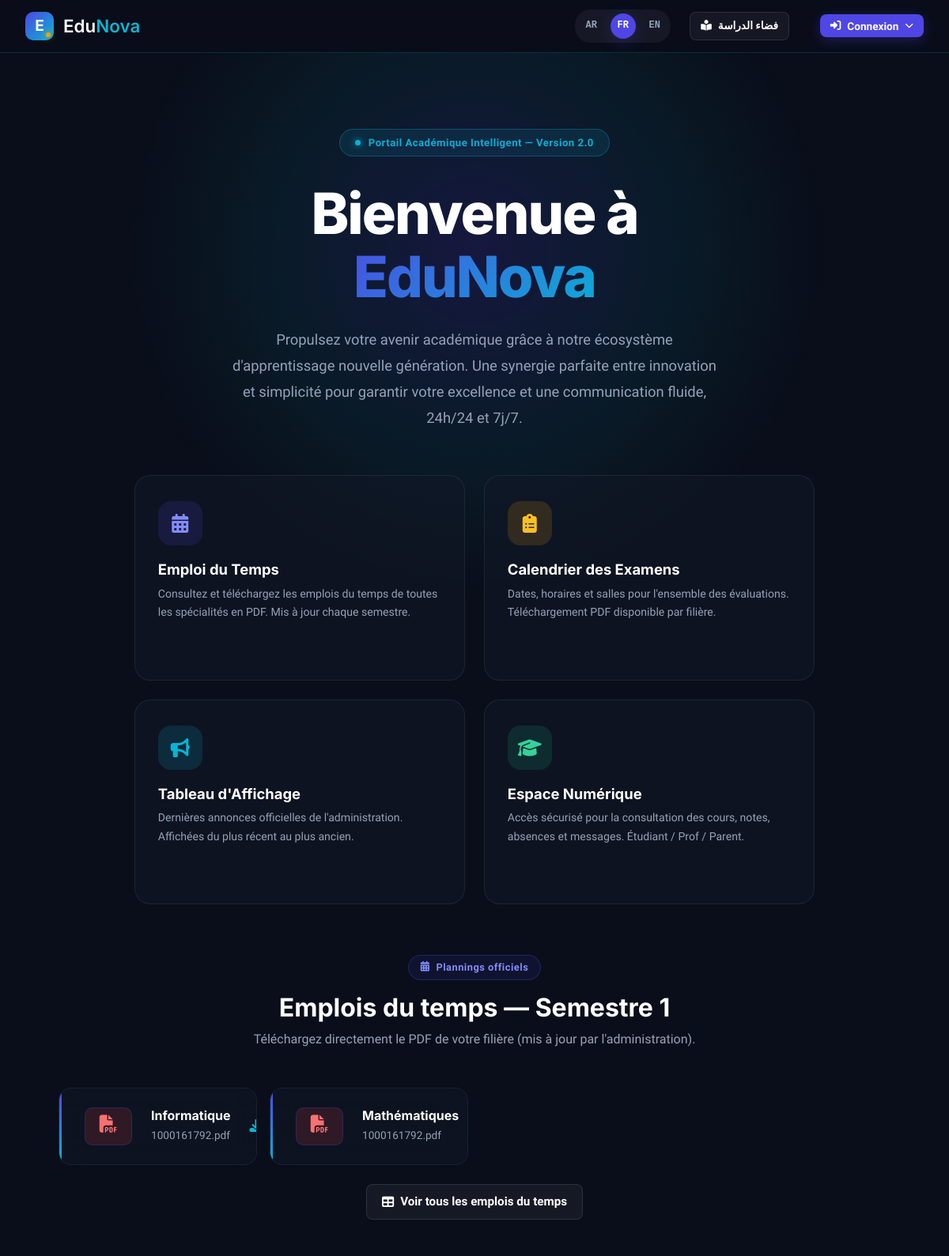
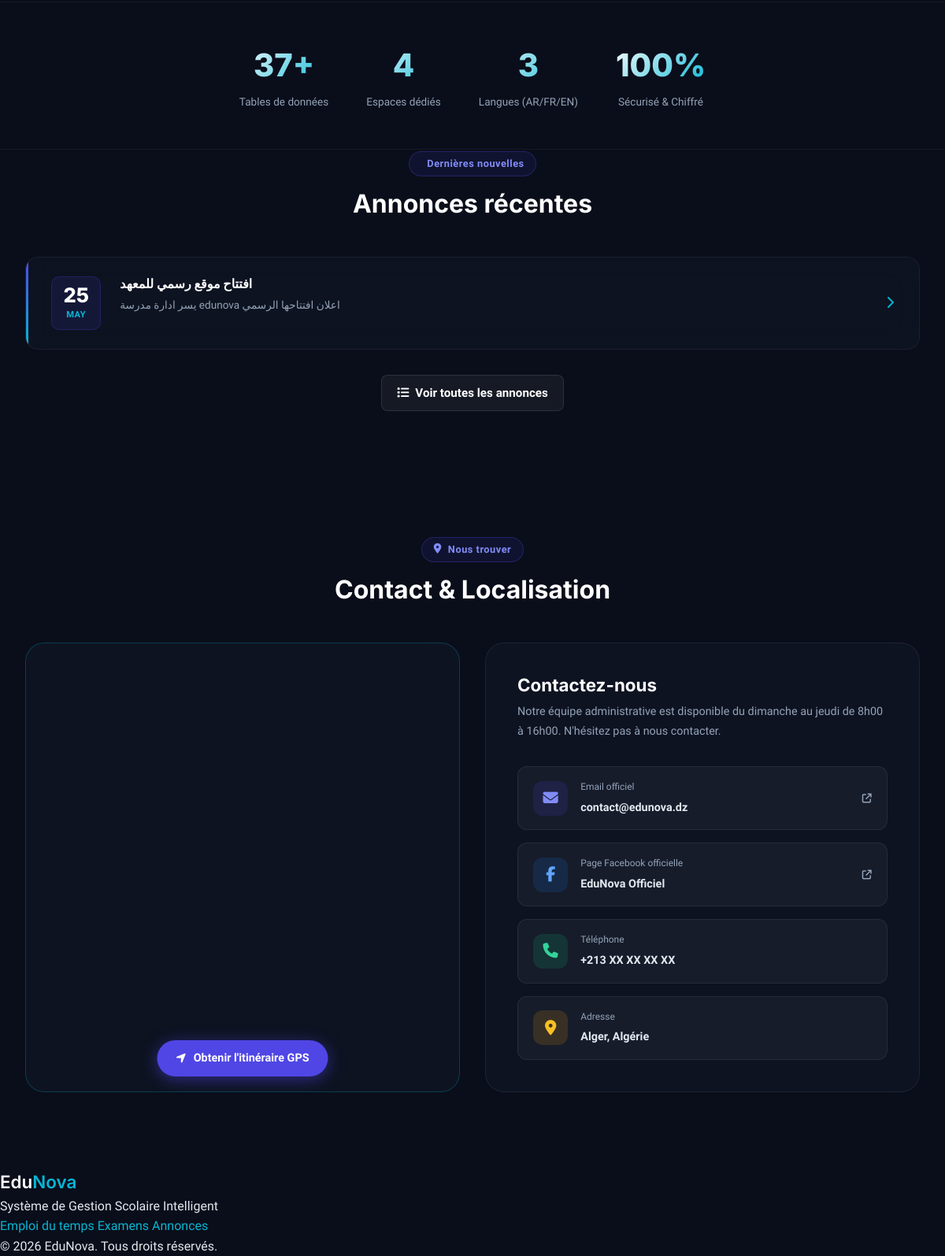
The page / on the database its author committed (2 pictures, top to bottom).
### gestion_scolaire_landshape/app/models/academic.py (models this page shows, shortened)
class Semestre(db.Model):
    __tablename__ = 'semestres'
    id                = db.Column(db.Integer,     primary_key=True, autoincrement=True)
    annee_scolaire_id = db.Column(db.Integer,     db.ForeignKey('annees_scolaires.id', ondelete='RESTRICT'), nullable=False)
    numero            = db.Column(db.SmallInteger, nullable=False)   # 1 ou 2
    date_debut        = db.Column(db.Date,         nullable=False)
    date_fin          = db.Column(db.Date,         nullable=False)
    est_actif         = db.Column(db.Boolean,      nullable=False,  default=False)
    notes_cloturees   = db.Column(db.Boolean,      nullable=False,  default=False)
    annee_scolaire      = db.relationship('AnneeScolaire',   back_populates='semestres')
    affectations        = db.relationship('AffectationEnseignement', back_populates='semestre', lazy='dynamic')
    resultats_semestre  = db.relationship('ResultatSemestre', back_populates='semestre', lazy='dynamic')
    calendrier_examens  = db.relationship('CalendrierExamen', back_populates='semestre', lazy='dynamic')
    emploi_du_temps     = db.relationship('EmploiDuTemps',    back_populates='semestre', lazy='dynamic')
    pdfs_emplois_temps  = db.relationship('PdfEmploiTemps',   back_populates='semestre', lazy='dynamic')
    __table_args__ = (
        db.UniqueConstraint('annee_scolaire_id', 'numero', name='uk_annee_sem'),
    )
    @property
    def label(self):
        return f'Semestre {self.numero}'

class Specialite(db.Model):
    __tablename__ = 'specialites'
    id          = db.Column(db.Integer,     primary_key=True, autoincrement=True)
    code        = db.Column(db.String(20),  nullable=False,   unique=True)
    nom         = db.Column(db.String(150), nullable=False)
    nom_ar      = db.Column(db.String(150), nullable=True)
    nom_en      = db.Column(db.String(150), nullable=True)
    description = db.Column(db.Text,        nullable=True)
    est_active  = db.Column(db.Boolean,     nullable=False,   default=True)
    created_at  = db.Column(db.DateTime,    default=lambda: datetime.now(timezone.utc))
    updated_at  = db.Column(db.DateTime,    default=lambda: datetime.now(timezone.utc),
                             onupdate=lambda: datetime.now(timezone.utc))
    sections            = db.relationship('Section',        back_populates='specialite',    lazy='dynamic')
    programmes          = db.relationship('Programme',      back_populates='specialite',    lazy='dynamic')
    pdfs_emplois_temps  = db.relationship('PdfEmploiTemps', back_populates='specialite',    lazy='dynamic')

### gestion_scolaire_landshape/app/models/planning.py (models this page shows, shortened)
class PdfEmploiTemps(db.Model):
    __tablename__ = 'pdfs_emplois_temps'
    id                = db.Column(db.Integer,     primary_key=True, autoincrement=True)
    specialite_id     = db.Column(db.Integer,     db.ForeignKey('specialites.id',      ondelete='CASCADE'), nullable=False)
    semestre_id       = db.Column(db.Integer,     db.ForeignKey('semestres.id',        ondelete='CASCADE'), nullable=False)
    type_pdf          = db.Column(db.Enum('hebdomadaire','examens'), nullable=False)
    fichier_url       = db.Column(db.String(500), nullable=False)
    nom_fichier       = db.Column(db.String(255), nullable=False)
    taille_fichier_ko = db.Column(db.Integer,     nullable=True)
    genere_par        = db.Column(db.Integer,     db.ForeignKey('administrateurs.id', ondelete='RESTRICT'), nullable=False)
    created_at        = db.Column(db.DateTime,    default=lambda: datetime.now(timezone.utc))
    updated_at        = db.Column(db.DateTime,    default=lambda: datetime.now(timezone.utc),
                                   onupdate=lambda: datetime.now(timezone.utc))
    specialite = db.relationship('Specialite', back_populates='pdfs_emplois_temps')
    semestre   = db.relationship('Semestre',   back_populates='pdfs_emplois_temps')
    admin      = db.relationship('Administrateur', foreign_keys=[genere_par])
    __table_args__ = (
        db.UniqueConstraint('specialite_id', 'semestre_id', 'type_pdf', name='uk_pdf_edt'),
    )

### gestion_scolaire_landshape/app/models/communication.py (models this page shows, shortened)
class Annonce(db.Model):
    __tablename__ = 'annonces'
    id               = db.Column(db.Integer,  primary_key=True, autoincrement=True)
    admin_id         = db.Column(db.Integer,  db.ForeignKey('administrateurs.id', ondelete='RESTRICT'), nullable=False)
    titre            = db.Column(db.String(255), nullable=False)
    contenu          = db.Column(db.Text,        nullable=False)
    public_cible     = db.Column(db.String(100), nullable=False, default='tous')
    est_publie       = db.Column(db.Boolean,     nullable=False, default=False)
    est_epinglee     = db.Column(db.Boolean,     nullable=False, default=False)
    date_publication = db.Column(db.DateTime,    nullable=True)
    date_expiration  = db.Column(db.DateTime,    nullable=True)
    created_at       = db.Column(db.DateTime,    default=lambda: datetime.now(timezone.utc))
    updated_at       = db.Column(db.DateTime,    default=lambda: datetime.now(timezone.utc),
                                  onupdate=lambda: datetime.now(timezone.utc))
    admin    = db.relationship('Administrateur', back_populates='annonces')
    fichiers = db.relationship('AnnonceFichier', back_populates='annonce',
                               lazy='dynamic', cascade='all, delete-orphan')

### gestion_scolaire_landshape/app/blueprints/public/routes.py (the view, shortened to what this page needs)
@public_bp.route('/')
def index():
    annonces = (Annonce.query
                .filter_by(est_publie=True)
                .order_by(Annonce.est_epinglee.desc(), Annonce.date_publication.desc())
                .limit(3).all())
    semestre_actif = Semestre.query.filter_by(est_actif=True).first()
    edt_pdfs = []
    if semestre_actif:
        edt_pdfs = (PdfEmploiTemps.query
                    .filter_by(semestre_id=semestre_actif.id, type_pdf='hebdomadaire')
                    .join(Specialite)
                    .order_by(Specialite.nom)
                    .all())
    return render_template('public/home.html',
                           annonces=annonces,
                           semestre_actif=semestre_actif,
                           edt_pdfs=edt_pdfs)

### gestion_scolaire_landshape/app/templates/public/home.html (shortened to what this page needs)
{% extends 'base.html' %}
{% block head %}
<link href="https://unpkg.com/aos@2.3.1/dist/aos.css" rel="stylesheet">
{% endblock %}
{% block content %}
<section class="home-hero">
  <div class="hero-eyebrow">
    <div class="eyebrow-dot"></div>
    Portail Académique Intelligent — Version 2.0
  </div>
  <h1 class="home-title">
    Bienvenue à
    <span class="line2">EduNova</span>
  </h1>
  <p class="home-subtitle">
    Propulsez votre avenir académique grâce à notre écosystème d'apprentissage nouvelle génération. Une synergie parfaite entre innovation et simplicité pour garantir votre excellence et une communication fluide, 24h/24 et 7j/7.
  </p>
  <div class="home-cards">
    <a href="{{ url_for('public.emploi_du_temps') }}" class="home-card">
      <div class="home-card-icon icon-blue">
        <i class="fa-solid fa-calendar-days"></i>
      </div>
      <h3>Emploi du Temps</h3>
      <p>Consultez et téléchargez les emplois du temps de toutes les spécialités en PDF. Mis à jour chaque semestre.</p>
    </a>
    <a href="{{ url_for('public.examens') }}" class="home-card">
      <div class="home-card-icon icon-amber">
        <i class="fa-solid fa-clipboard-list"></i>
      </div>
      <h3>Calendrier des Examens</h3>
      <p>Dates, horaires et salles pour l'ensemble des évaluations. Téléchargement PDF disponible par filière.</p>
    </a>
    <a href="{{ url_for('public.annonces') }}" class="home-card">
      <div class="home-card-icon icon-cyan">
        <i class="fa-solid fa-bullhorn"></i>
      </div>
      <h3>Tableau d'Affichage</h3>
      <p>Dernières annonces officielles de l'administration. Affichées du plus récent au plus ancien.</p>
    </a>
    <a href="{{ url_for('auth.login') }}" class="home-card">
      <div class="home-card-icon icon-green">
        <i class="fa-solid fa-graduation-cap"></i>
      </div>
      <h3>Espace Numérique</h3>
      <p>Accès sécurisé pour la consultation des cours, notes, absences et messages. Étudiant / Prof / Parent.</p>
    </a>
  </div>
</section>
{% if edt_pdfs %}
<section class="latest-annonces" data-aos="fade-up" style="max-width: 1100px; margin: 0 auto 3rem; padding: 0 1.5rem;">
  <div class="section-label">
    <div class="s-badge"><i class="fa-solid fa-calendar-days"></i> Plannings officiels</div>
    <h2>Emplois du temps{% if semestre_actif %} — {{ semestre_actif.label }}{% endif %}</h2>
    <p style="color: var(--text-muted); margin-top: 0.5rem;">Téléchargez directement le PDF de votre filière (mis à jour par l'administration).</p>
  </div>
  <div style="display: grid; grid-template-columns: repeat(auto-fill, minmax(240px, 1fr)); gap: 1rem; margin-bottom: 1.5rem;">
    {% for pdf in edt_pdfs %}
    <a href="{{ url_for('public.telecharger_edt', spe_id=pdf.specialite_id) }}{% if semestre_actif %}?sem_id={{ semestre_actif.id }}{% endif %}"
       class="annonce-preview" style="text-decoration: none; color: inherit; align-items: center;">
      <div class="annonce-date-badge" style="background: rgba(239,68,68,0.15); color: #f87171;">
        <i class="fa-solid fa-file-pdf" style="font-size: 1.4rem;"></i>
      </div>
      <div class="annonce-body" style="flex: 1;">
        <h4 style="margin: 0 0 0.25rem;">{{ pdf.specialite.nom }}</h4>
        <p style="margin: 0; font-size: 0.85rem;">{{ pdf.nom_fichier }}</p>
      </div>
      <span style="color: var(--c-nova-cyan); flex-shrink: 0;"><i class="fa-solid fa-download"></i></span>
    </a>
    {% endfor %}
  </div>
  <div style="text-align: center;">
    <a href="{{ url_for('public.emploi_du_temps') }}{% if semestre_actif %}?sem_id={{ semestre_actif.id }}{% endif %}" class="btn btn-glass">
      <i class="fa-solid fa-table"></i> Voir tous les emplois du temps
    </a>
  </div>
</section>
{% endif %}
<div class="stats-strip" data-aos="fade-up">
  <div class="stat-item">
    <div class="stat-num">37+</div>
    <div class="stat-label">Tables de données</div>
  </div>
  <div class="stat-item">
    <div class="stat-num">4</div>
    <div class="stat-label">Espaces dédiés</div>
  </div>
  <div class="stat-item">
    <div class="stat-num">3</div>
    <div class="stat-label">Langues (AR/FR/EN)</div>
  </div>
  <div class="stat-item">
    <div class="stat-num">100%</div>
    <div class="stat-label">Sécurisé & Chiffré</div>
  </div>
</div>
{% if annonces %}
<section class="latest-annonces" data-aos="fade-up">
  <div class="section-label">
    <div class="s-badge"> Dernières nouvelles</div>
    <h2>Annonces récentes</h2>
  </div>
  <div style="display: flex; flex-direction: column; gap: 1rem; margin-bottom: 2rem;">
    {% for annonce in annonces %}
    <div class="annonce-preview" data-aos="fade-left" data-aos-delay="{{ loop.index * 80 }}">
      <div class="annonce-date-badge">
        <span class="day">{{ annonce.date_publication.strftime('%d') }}</span>
        <span class="mon">{{ annonce.date_publication.strftime('%b') }}</span>
      </div>
      <div class="annonce-body" style="flex:1;">
        <h4>{{ annonce.titre }}</h4>
        <p>{{ annonce.contenu | striptags | truncate(150) }}</p>
      </div>
      <a href="{{ url_for('public.annonces') }}" style="color: var(--c-nova-cyan); flex-shrink:0; align-self:center;">
        <i class="fa-solid fa-chevron-right"></i>
      </a>
    </div>
    {% endfor %}
  </div>
  <div style="text-align:center;">
    <a href="{{ url_for('public.annonces') }}" class="btn btn-glass">
      <i class="fa-solid fa-list"></i> Voir toutes les annonces
    </a>
  </div>
</section>
{% endif %}
<section class="map-contact-section" data-aos="fade-up">
  <div class="section-label">
    <div class="s-badge"><i class="fa-solid fa-location-dot"></i> Nous trouver</div>
    <h2>Contact & Localisation</h2>
  </div>
  <div class="map-contact-grid">
    <div class="map-glass">
      <iframe
        src="https://maps.google.com/maps?q=36.742749,3.034926&hl=fr&z=17&output=embed"
        allowfullscreen=""
        loading="lazy"
>
      </iframe>
      <a href="https://maps.app.goo.gl/6jYLx4xHmarAmAmHA" target="_blank" class="map-gps-btn">
        <i class="fa-solid fa-location-arrow"></i> Obtenir l'itinéraire GPS
      </a>
    </div>
    <div class="contact-glass">
      <div>
        <h3>Contactez-nous</h3>
        <p>Notre équipe administrative est disponible du dimanche au jeudi de 8h00 à 16h00. N'hésitez pas à nous contacter.</p>
      </div>
      <div class="contact-links">
        <a href="mailto:contact@edunova.dz" class="contact-link-item">
          <div class="contact-icon-wrap ci-email">
            <i class="fa-solid fa-envelope"></i>
          </div>
          <div class="ci-text">
            <span>Email officiel</span>
            <span>contact@edunova.dz</span>
          </div>
          <i class="fa-solid fa-external-link fa-xs" style="margin-left:auto; color:var(--text-muted);"></i>
        </a>
        <a href="https://facebook.com/edunova" target="_blank" class="contact-link-item">
          <div class="contact-icon-wrap ci-fb">
            <i class="fa-brands fa-facebook-f"></i>
          </div>
          <div class="ci-text">
            <span>Page Facebook officielle</span>
            <span>EduNova Officiel</span>
          </div>
          <i class="fa-solid fa-external-link fa-xs" style="margin-left:auto; color:var(--text-muted);"></i>
        </a>
        <div class="contact-link-item" style="cursor:default;">
          <div class="contact-icon-wrap ci-phone">
            <i class="fa-solid fa-phone"></i>
          </div>
          <div class="ci-text">
            <span>Téléphone</span>
            <span>+213 XX XX XX XX</span>
          </div>
        </div>
        <div class="contact-link-item" style="cursor:default;">
          <div class="contact-icon-wrap" style="background:rgba(245,158,11,0.15); color:#fbbf24;">
            <i class="fa-solid fa-map-marker-alt"></i>
          </div>
          <div class="ci-text">
            <span>Adresse</span>
            <span>Alger, Algérie</span>
          </div>
        </div>
      </div>
    </div>
  </div>
</section>
{% endblock %}

### gestion_scolaire_landshape/app/static/css/edunova.css (style rules this page uses)
:root { --bg-deep-void: #0a0e1a; --bg-midnight-slate: #111827; --bg-card-glass: rgba(17, 24, 39, 0.65); --c-aurora-indigo: #4f46e5; --c-aurora-hover: #4338ca; --c-nova-cyan: #06b6d4; --c-gold-dust: #f59e0b; --text-main: #e2e8f0; --text-muted: #94a3b8; --s-success: #10b981; --s-danger: #ef4444; --s-warning: #f59e0b; --s-info: #3b82f6; --font-display: 'Clash Display', 'Inter', sans-serif; --font-body: 'Sora', 'Inter', sans-serif; --font-arabic: 'Noto Kufi Arabic', sans-serif; --font-mono: 'JetBrains Mono', monospace; --transition-fast: 150ms cubic-bezier(0.4, 0, 0.2, 1); --transition-smooth: 350ms cubic-bezier(0.25, 1, 0.5, 1); --shadow-glow: 0 4px 20px rgba(79, 70, 229, 0.25); --shadow-glass: 0 8px 32px rgba(0, 0, 0, 0.3); --border-glass: 1px solid rgba(255, 255, 255, 0.08); --border-cyan: 1px solid rgba(6, 182, 212, 0.3); }
* { margin: 0; padding: 0; box-sizing: border-box; }
body { font-family: var(--font-body); background-color: var(--bg-deep-void); color: var(--text-main); line-height: 1.6; min-height: 100vh; display: flex; flex-direction: column; overflow-x: hidden; }
h1, h2, h3, h4, h5, h6 { font-family: var(--font-display); font-weight: 600; line-height: 1.2; }
a { color: var(--c-nova-cyan); text-decoration: none; transition: color var(--transition-fast); }
.btn { display: inline-flex; align-items: center; justify-content: center; gap: 0.5rem; padding: 0.6rem 1.2rem; border-radius: 8px; font-weight: 600; font-size: 0.95rem; font-family: var(--font-body); transition: all var(--transition-fast); position: relative; overflow: hidden; }
.btn-glass { background: rgba(255, 255, 255, 0.05); border: 1px solid rgba(255, 255, 255, 0.1); color: #fff; backdrop-filter: blur(10px); }

### gestion_scolaire_landshape/app/templates/base.html (style rules this page uses)
body { top: 0px !important; }

### rows shown on the page
Semestre: label "Semestre 1"
PdfEmploiTemps: specialite.nom "Informatique", nom_fichier "1000161792.pdf"
PdfEmploiTemps: specialite.nom "Mathématiques", nom_fichier "1000161792.pdf"
Annonce: date_publication "25", date_publication "MAY", titre "افتتاح موقع رسمي للمعهد", contenu "يسر ادارة مدرسة edunova اعلان افتتاحها الرسمي"

### other values the page prints
{{ 2026 }} "2026"
